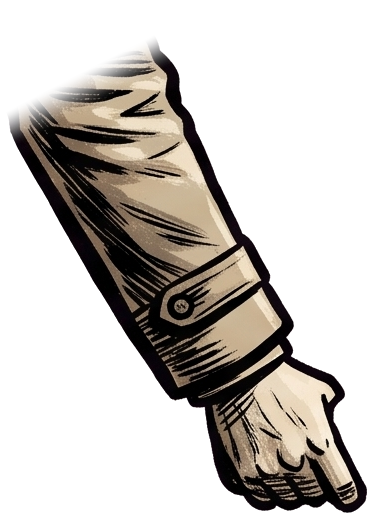
#> input picture art/detective/farm.png, 370 x 516 px; its folder holds only this picture in this run
$ python lightprep.py
#> lines starting #> are read from the running program, lines starting #| are printed output that depends on the picture; after the words box and inside, x2 and y2 are one past the last pixel; in counts of white or black regions, pixels touching at a corner belong together
import numpy as np
from PIL import Image
from scipy import ndimage as ndi
G = '/mnt/user-data/outputs/godot2/'
FLIP_G = False   # False: green = up (OpenGL style). Flipped if the test shows light coming from the wrong side.

def encode(hx, hy, s):
    # hx, hy: height gradient in image space (y down). normal = (-hx, -hy, 1) in image space; green stores "up".
    nx, ny_down, nz = -hx * s, -hy * s, np.ones_like(hx)
    l = np.sqrt(nx * nx + ny_down * ny_down + nz * nz)
    nx, ny_down, nz = nx / l, ny_down / l, nz / l
    gy = ny_down if FLIP_G else -ny_down
    return np.dstack([(nx * 0.5 + 0.5), (gy * 0.5 + 0.5), (nz * 0.5 + 0.5)])

def figure_normal(path, R=38.0, detail=0.35):
#> called with path = 'art/detective/farm.png', R = 38, detail = 0.35
    im = np.asarray(Image.open(path).convert('RGBA')).astype(np.float32)
    a = im[..., 3] / 255.0
    inside = a > 0.5
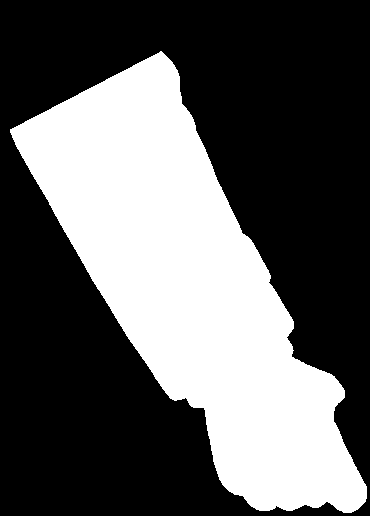
#> inside: shape (516, 370) bool; 36.7% white; 1 white region, box (x1, y1, x2, y2) and area: (10, 51, 367, 513) 70138
    d = ndi.distance_transform_edt(inside)
    t = np.clip(d / R, 0, 1); h = np.sqrt(1 - (1 - t) ** 2) * R * 0.6           # rounded "pillow": steep at the edge, flat inside
    lum = (0.3 * im[..., 0] + 0.59 * im[..., 1] + 0.11 * im[..., 2]) / 255.0
    h = h + ndi.gaussian_filter(lum, 1.5) * detail * 12                          # ink lines read as grooves, folds catch the light
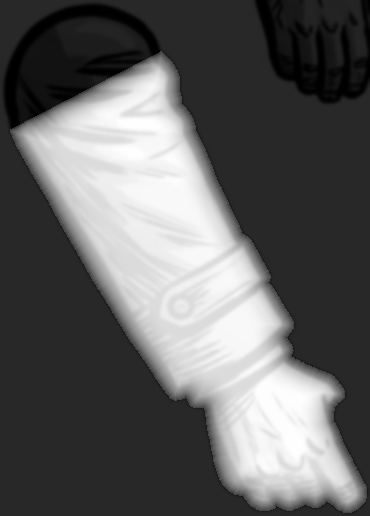
#> h: shape (516, 370) float64; min 0.00604, max 26.52, mean 10.1; drawn with min black and max white
    h = ndi.gaussian_filter(h, 1.0)
    hy, hx = np.gradient(h)
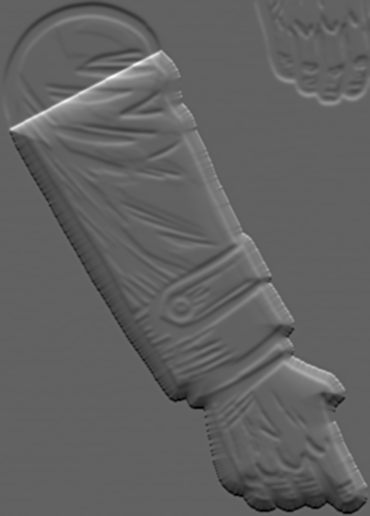
#> hy: shape (516, 370) float64; min -1.79, max 2.86, mean 0.00105; drawn with min black and max white
    n = encode(hx, hy, 1.0)
#> in encode, `nx, ny_down, nz = -hx * s, -hy * s, np.ones_like(hx)`:
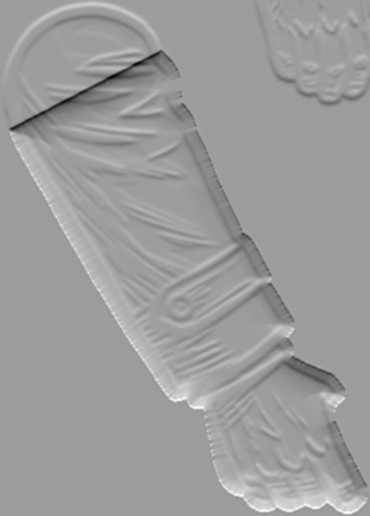
#> ny_down: shape (516, 370) float64; min -2.86, max 1.79, mean -0.00105; drawn with min black and max white
#> in encode, `nx, ny_down, nz = -hx * s, -hy * s, np.ones_like(hx)`: nz: shape (516, 370) float64; every value is 1
#> in encode, `gy = ny_down if FLIP_G else -ny_down`:
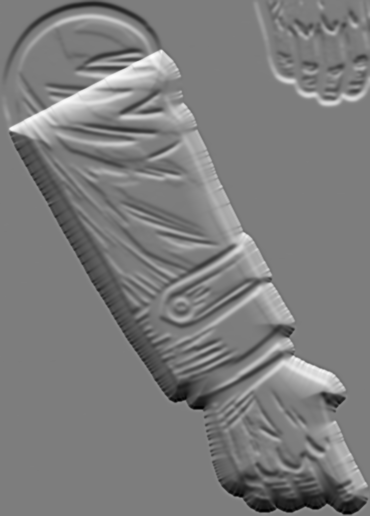
#> gy: shape (516, 370) float64; min -0.873, max 0.9, mean -0.00259; drawn with min black and max white
#> in encode, `return np.dstack([(nx * 0.5 + 0.5), (gy * 0.5 + 0.5), (nz * 0.5 + 0.5)])`:
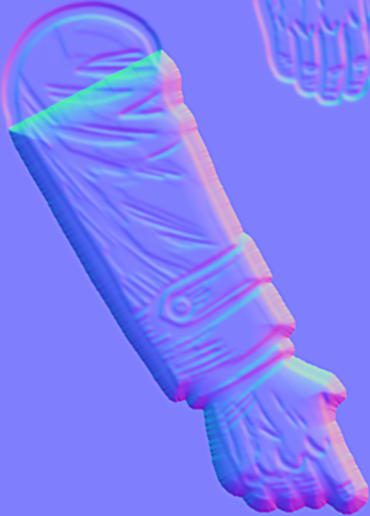
#> returned value: shape (516, 370, 3) float64; mean of channels 0, 1, 2 0.5, 0.499, 0.978; drawn as R, G, B
    out = np.dstack([n * 255, im[..., 3:4]]).astype(np.uint8)
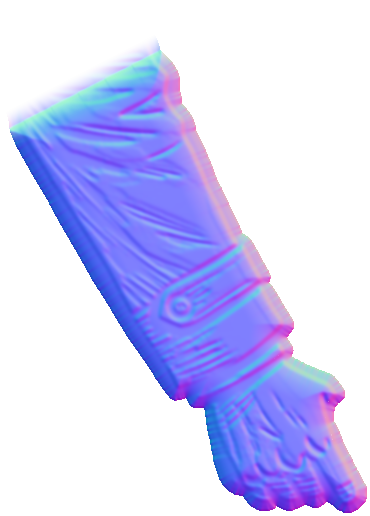
#> out: shape (516, 370, 4); mean of channels 0, 1, 2, 3 126.9, 126.7, 248.6, 93.7; transparent parts drawn white
    out[..., :3][~inside] = (128, 128, 255)
    Image.fromarray(out, 'RGBA').save(path[:-4] + '_n.png')

def wall_normal(path, s=6.0):
#> (the run stopped early here; a loop or call above may not have finished)
